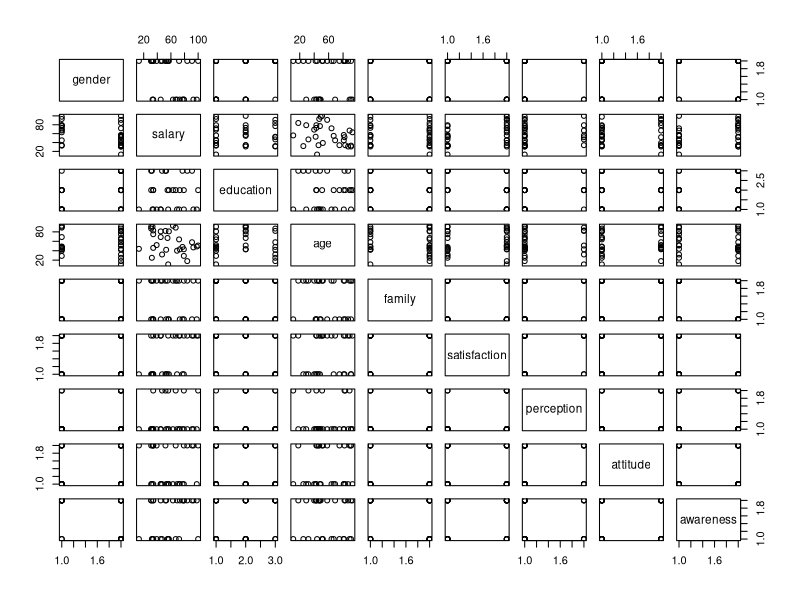

Write R code to recreate this figure.
simulateUniVarNumData <- function(n=10, rnd = NULL, type = NULL){
  
  # use for only normal and uniform distributions
  
  if(is.null(type)){
    if(is.null(rnd)){
      return(rnorm(n))    
    } else {
      return(round(rnorm(n), rnd))  
    }
  } else if(type == 'normal'){
    if(is.null(rnd)){
      return(rnorm(n))
    } else {
      return(round(rnorm(n), rnd))  
    }
  } else if(type == 'uniform'){
    if(is.null(rnd)){
      return(runif(n))
    } else {
      return(round(runif(n), rnd))  
    }
  }
}

# simulateUniVarNumData(rnd=2, type = 'uniform')
simulateUniVarNumData()

simulateBiVarNumData <- function(n=10, rnd = NULL, columnnames = c('var1', 'var2'), df = T, type = NULL){
  
  columnlist <- list(columnnames)
  
  for (i in 1:length(columnnames)){
    columnlist[[i]] <- simulateUniVarNumData(n=n, rnd = rnd, type = type)
  }
  
  if (df){
    out <- data.frame(columnlist)
    colnames(out) <- columnnames
    return(out)  
    } else {
      return(columnlist)  
    }
}

simulateBiVarNumData(n=10, rnd = 2, columnnames = c('var1', 'var2'), df = T, type = 'uniform')
  
simulateMultiVarNumData <- function(nv = 3, nr = 30){
  out <- matrix(sample(1:(nv * nr)), nr, nv)
  return(data.frame(out))
}

# simulateMultiVarNumData(nv = 4, nr = 20)

simulateMultiVarCatData <- function(sl, el, nr = NULL, nc = NULL, uppercase = T){
  if (is.null(nr) && is.null(nc)){
    print('Check args!')
  } else if(uppercase) {
    return(matrix(sample(LETTERS[sl:el]), nr, nc))
  } else {
    return(matrix(sample(letters[sl:el]), nr, nc))
  }
}

# simulateMultiVarCatData(1, 16, nr = 4, nc = 4, uppercase = T)

# columnnames = c('gender', 'education'); res = list(c('m', 'f'), c('p', 's', 'h'))
# columnlist <- list(columnnames)
# columnlist[[1]] <- sample(res[[1]], 30, replace = T)
# columnlist[[2]] <- sample(res[[2]], 30, replace = T)

simulateSEVariables <- function(n = 30, columnnames = c('gender', 'education'), res = list(c('m', 'f'), c('p', 's', 'h')), df = T){
  columnlist <- list(columnnames)
  for ( i in 1:length(columnnames)){
    columnlist[[i]] <- sample(res[[i]], n, replace = T)
  }
  if (df){
    out <- data.frame(columnlist)
    colnames(out) <- columnnames
    return(out)
  } else {
    return(columnlist)
  }
}

simulateSEVariables()
simulateSEVariables(n = 30, columnnames = c('gender', 'education', 'family'), 
                    res = list(c('male', 'female'), c('primary', 'secondary', 'higher'), c('combined', 'nuclear')), 
                    df = T)

simulateSEData <- function(n = 30, names = c('gender', 'salary', 'education', 'age', 'family'), res = list(c('m', 'f'), c(10, 100), c('primary', 'secondary', 'higher'), c(10, 100), c('joint', 'nuclear'))){
  nameslist <- as.list(names)
  nameslist[[1]] <- sample(res[[1]], n, replace = T)
  nameslist[[2]] <- round(runif(n, res[[2]][1], res[[2]][2]))
  nameslist[[3]] <- sample(res[[3]], n, replace = T)
  nameslist[[4]] <- round(runif(n, res[[2]][1], res[[2]][2]))
  nameslist[[5]] <- sample(res[[5]], n, replace = T)
  datafout <- data.frame(nameslist)
  colnames(datafout) <- names
  return(datafout)
}

# simulateSEData()

simulateStudyData <- function(n = 30, names = c('satisfaction', 'perception', 'attitude', 'awareness'), res = list(c('satisfied', 'dissatisfied'), c('ligical', 'intuitive'), c('positive', 'negative'), c('high', 'low'))){
  nameslist <- as.list(names)
  nameslist[[1]] <- sample(res[[1]], n, replace = T)
  nameslist[[2]] <- sample(res[[2]], n, replace = T)
  nameslist[[3]] <- sample(res[[3]], n, replace = T)
  nameslist[[4]] <- sample(res[[4]], n, replace = T)
  
  datafout <- data.frame(nameslist)
  colnames(datafout) <- names
  return(datafout)
}

# simulateStudyData()

simulateItems <- function(n=30, items = 3, itemnames = c('s1','s2','s3'), df = T){
  itemlist <- list(itemnames)
  for (i in 1:length(itemnames)){
    itemlist[[i]] <- sample(1:items, n, replace = T)
  }
  if (df){
    out <- data.frame(itemlist)
    colnames(out) <- itemnames 
    return(out)
  } else {
    return(itemlist)  
  }
}

# simulateItems(items = 5, itemnames = c('p1','p2','p3', 's1', 's2', 's3', 'a1', 'a2', 'a3'))

# QUICK FUNCTIONS

sedata <- simulateSEData()
studydata <- simulateStudyData()

finaldf <- data.frame(sedata, studydata)
names(finaldf)
summary(finaldf)
plot(finaldf)

# save summary

summaryofdf <- sapply(finaldf, function(x) c(summary(finaldf), type = class(finaldf)))
write.csv(summaryofdf, 'summary.csv')

# SOCIOECONOMICS

aands <- simulateBiVarNumData(rnd = 2, columnnames = c('age', 'salary'), type = 'uniform')
gef <- simulateSEVariables(n = 30, columnnames = c('gender', 'education', 'family'), 
                    res = list(c('male', 'female'), c('primary', 'secondary', 'higher'), c('combined', 'nuclear')), 
                    df = T)
data.frame(aands, gef)

# SCALED DATA

spa <- simulateItems(itemnames = c('s1', 's2', 'p1', 'p2', 'a1', 'a2'))
head(spa)

# MIXED DATA

sitems <- simulateItems(itemnames = c('s', 'p', 'a'))
data.frame(aands, gef, sitems)

